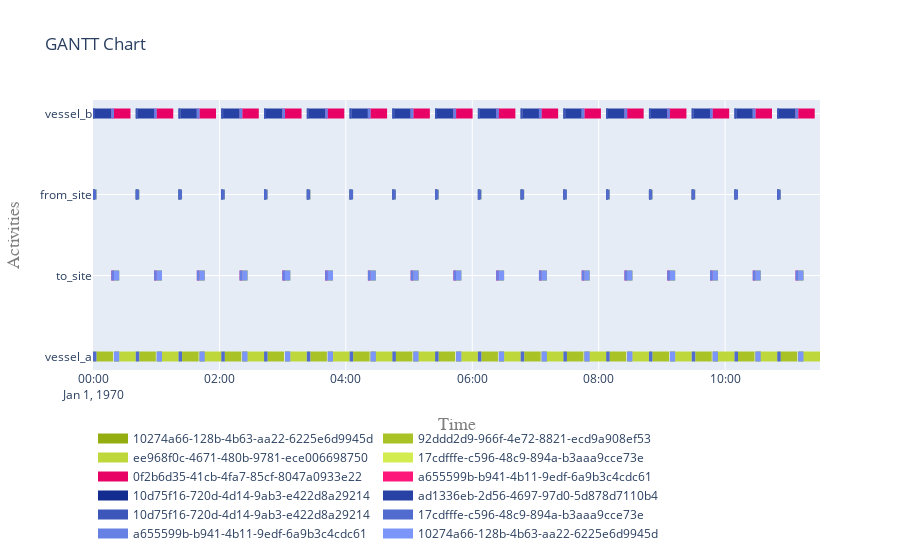

Notebook code for this chart:
### Markdown cell above
#### Plot the Gantt chart

### Code cell
fig = get_gantt_chart(obj)
